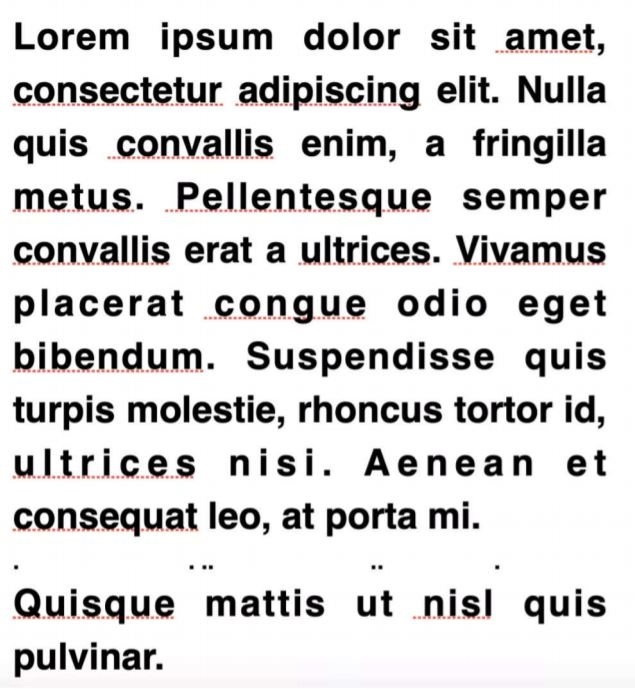
#> input picture 5.常用图像处理操作与项目/english_word.JPG, 635 x 692 px
$ python 'English_text _processing.py'
#> lines starting #> are read from the running program, lines starting #| are printed output that depends on the picture
# !/usr/bin/env python3
# -*- coding: utf-8 -*-
# @Time : 2021/7/8 14:08
# @Author : firworkseasycold
# @Email : 1476094297@qq.com
# @File : English_text _processing.py
# @Software: PyCharm
import cv2
from PIL import Image
import pytesseract
import matplotlib.pyplot as plt
import numpy as np

# image=Image.open('english_word.JPG')
# data=pytesseract.image_to_string(image,'eng')
# print(data)

img=cv2.imread('english_word.JPG')
#> img is the input picture: shape (692, 635, 3); mean B, G, R 214.6, 214.6, 215.7
gray_img=cv2.cvtColor(img,cv2.COLOR_BGR2GRAY)
plt.imshow(img,cmap='gray')
plt.show()
#模糊处理，消除下划线
output=cv2.medianBlur(gray_img,ksize=5)
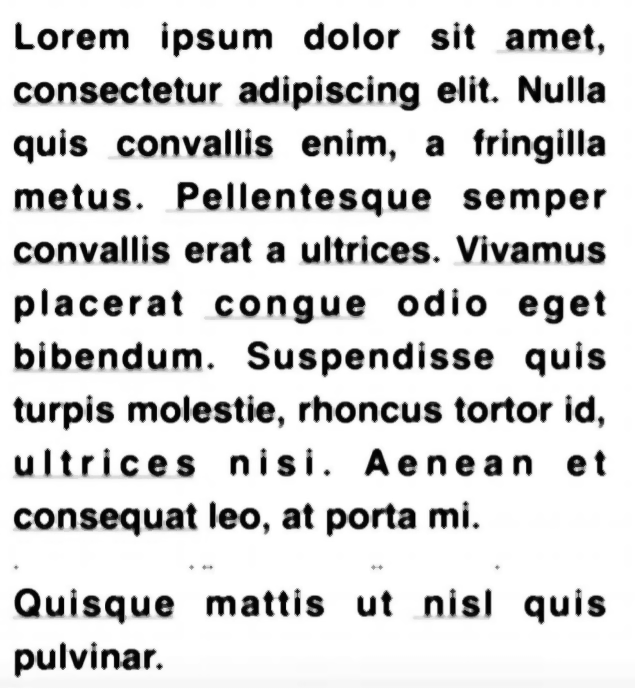
#> output: shape (692, 635); min 0, max 255, mean 215.9
plt.imshow(output,cmap='gray')
plt.show()

#侵蚀
kernel=np.ones((3,3),np.uint8)
output2=cv2.dilate(gray_img,kernel,iterations=2)
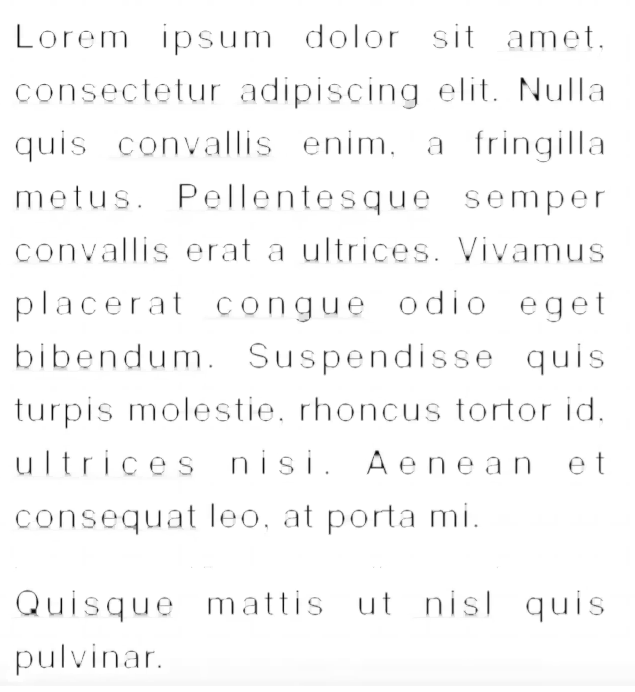
#> output2: shape (692, 635); min 7, max 255, mean 247.6
plt.imshow(output2,cmap='gray')
plt.show()

#膨胀
output3=cv2.erode(gray_img,kernel,iterations=3)
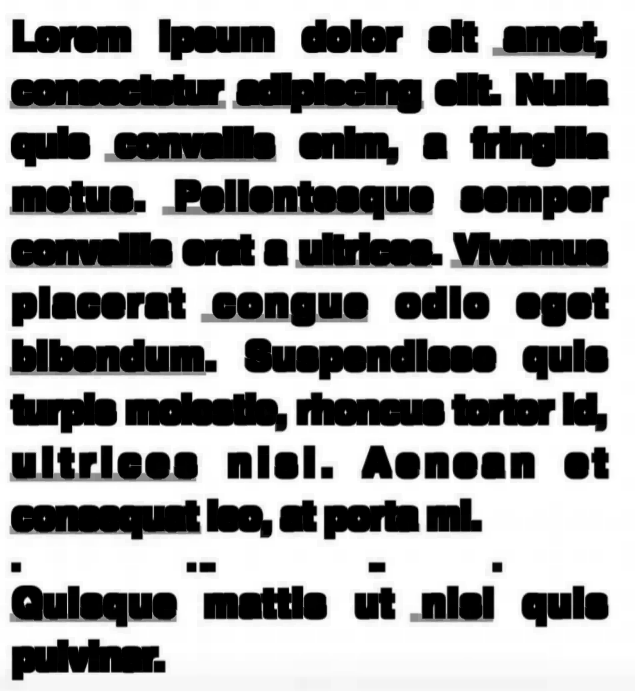
#> output3: shape (692, 635); min 0, max 255, mean 163
plt.imshow(output3,cmap='gray')
plt.show()

#直方图均衡化
env=cv2.imread('env.JPG',0)
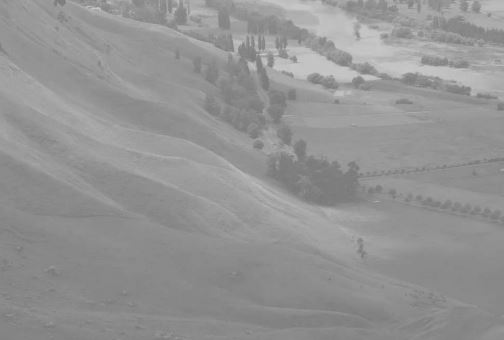
#> input picture 5.常用图像处理操作与项目/env.JPG, 504 x 340 px
#> env is the input picture: shape (340, 504); min 119, max 205, mean 147.7
plt.imshow(env,cmap='gray')
plt.show()
hist=cv2.calcHist([env],
                  [0],#使用的通道
                  None,#没有mask,统计整幅图像的直方图，设为None。统计图像某一部分的直方图时，需要掩码图像
                  [256],#histsize
                  [0,255])#直方图柱范围
#> hist = 256 values, max 7920 at index 139, min 0 at index 0, mean 669.4
plt.plot(hist,color='r')
plt.show()
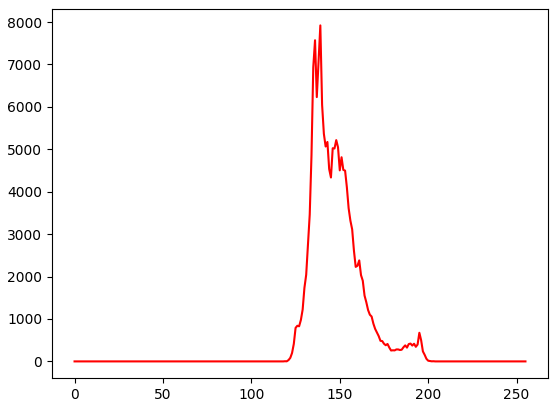
#> figure drawn by matplotlib, 1 panel; curve peaks at x = 139, y = 7920

equ=cv2.equalizeHist(env)
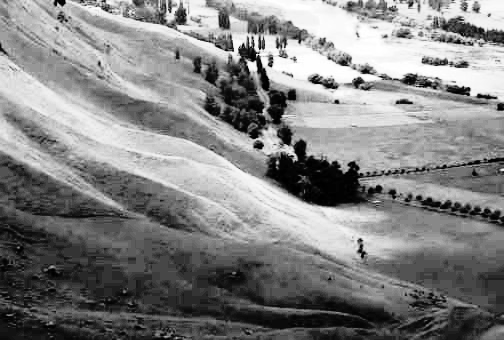
#> equ: shape (340, 504); min 0, max 255, mean 130.7
plt.imshow(equ,cmap='gray')
plt.show()
hist2=cv2.calcHist([equ],
                   [0],#使用的通道
                  None,#没有mask
                  [256],#histsize
                  [0,255])#直方图柱范)
#> hist2 = 256 values, max 7920 at index 83, min 0 at index 3, mean 667.5
plt.plot(hist2,color='r')
plt.show()
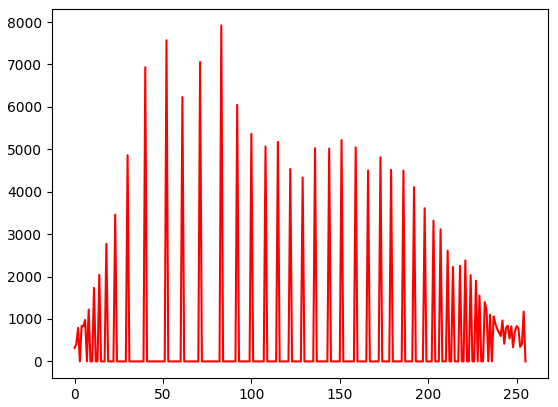
#> figure drawn by matplotlib, 1 panel; curve peaks at x = 83, y = 7920
